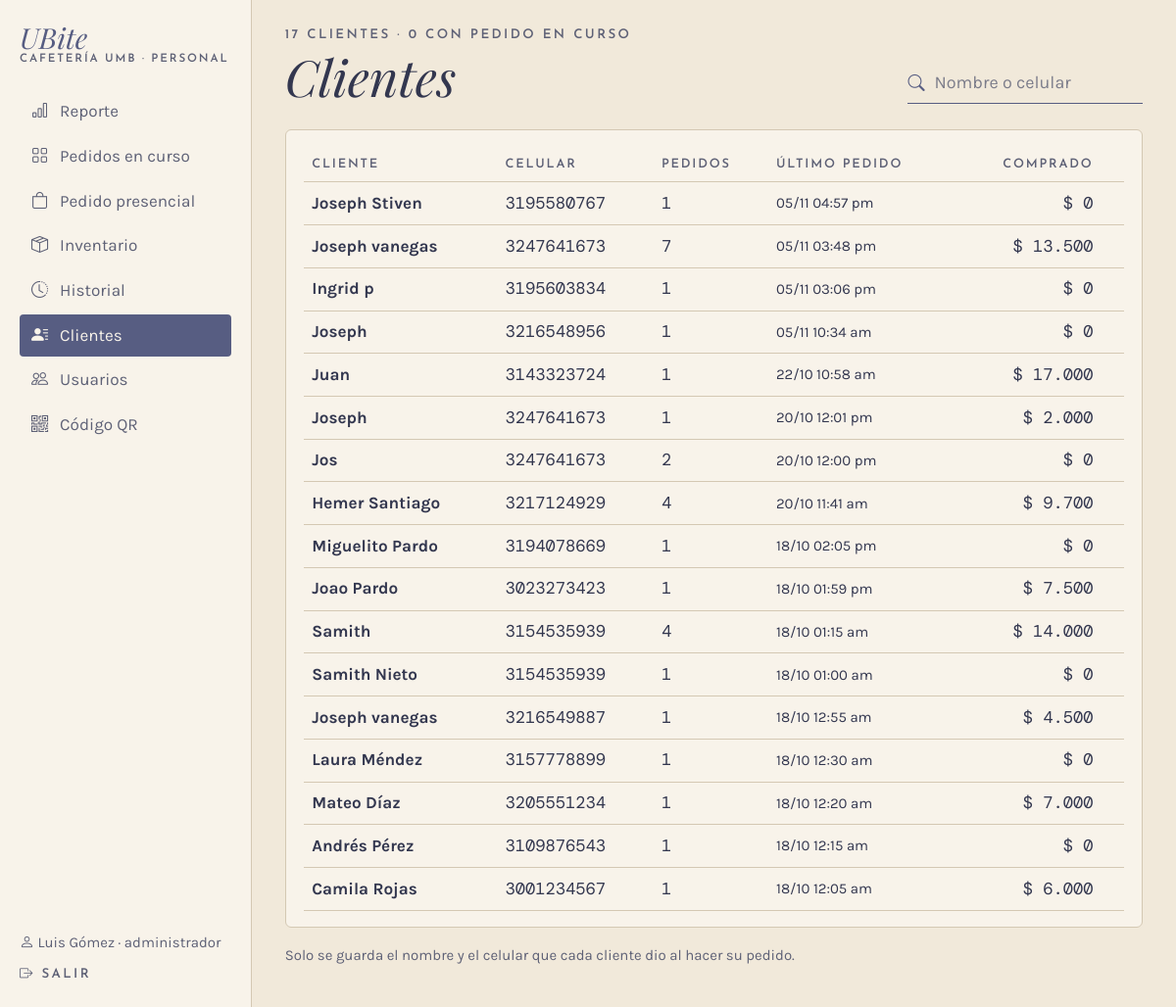
/admin/clientes (signed in), run on the app's committed database.
### app/models.py (models this page shows, shortened)
class Usuario(UserMixin, db.Model):
    __tablename__ = "usuario"
    __table_args__ = (
        db.CheckConstraint("rol IN ('cajero', 'administrador')", name="ck_usuario_rol"),
    )
    id_usuario = db.Column(db.Integer, primary_key=True, autoincrement=True)
    nombre = db.Column(db.Text, nullable=False)
    rol = db.Column(db.Text, nullable=False)
    username = db.Column(db.Text, nullable=False, unique=True)
    password_hash = db.Column(db.Text, nullable=False)
    activo = db.Column(db.Boolean, nullable=False, default=True)
    @property
    def is_active(self):
        return bool(self.activo)

class Cliente(db.Model):
    __tablename__ = "cliente"
    id_cliente = db.Column(db.Integer, primary_key=True, autoincrement=True)
    nombre = db.Column(db.Text, nullable=False)
    telefono = db.Column(db.Text, nullable=False)
    fecha_registro = db.Column(db.DateTime, nullable=False, default=ahora)
    suscripcion_push = db.Column(db.Text)
    pedidos = db.relationship("Pedido", back_populates="cliente", lazy=True)

class Pedido(db.Model):
    __tablename__ = "pedido"
    __table_args__ = (
        db.CheckConstraint("origen IN ('qr', 'presencial')", name="ck_pedido_origen"),
        db.CheckConstraint(
            "estado IN ('en_cola', 'en_preparacion', 'listo', 'entregado', 'cancelado')",
            name="ck_pedido_estado"),
        db.CheckConstraint("total >= 0", name="ck_pedido_total"),
    )
    TRANSICIONES = {
        "en_cola": {"en_preparacion", "listo", "cancelado"},
        "en_preparacion": {"listo", "cancelado"},
        "listo": {"entregado", "cancelado"},
        "entregado": set(),
        "cancelado": set(),
    }
    id_pedido = db.Column(db.Integer, primary_key=True, autoincrement=True)
    codigo = db.Column(db.Text, nullable=False, unique=True)
    id_cliente = db.Column(db.Integer, db.ForeignKey("cliente.id_cliente"), nullable=False)
    id_usuario = db.Column(db.Integer, db.ForeignKey("usuario.id_usuario"))
    fecha_hora = db.Column(db.DateTime, nullable=False, default=ahora)
    origen = db.Column(db.Text, nullable=False)
    estado = db.Column(db.Text, nullable=False, default="en_cola")
    total = db.Column(db.Float, nullable=False, default=0)
    cliente = db.relationship("Cliente", back_populates="pedidos")
    usuario = db.relationship("Usuario")
    detalles = db.relationship("DetallePedido", back_populates="pedido", lazy=True,
                               cascade="all, delete-orphan")
    pagos = db.relationship("Pago", back_populates="pedido", lazy=True)
    transacciones = db.relationship("Transaccion", back_populates="pedido", lazy=True)
    notificaciones = db.relationship("Notificacion", back_populates="pedido", lazy=True)

### app/routes/admin.py (the view)
@bp.route("/clientes")
@rol_requerido("administrador")
def clientes():
    buscar = request.args.get("buscar", "").strip()
    filas = gestion.clientes(buscar)
    return render_template("admin/clientes.html", filas=filas, buscar=buscar,
                           activos=sum(1 for f in filas if f["activo"]))

### app/__init__.py (called while the page is built)
def pesos(valor):
    return f"{valor:,.0f}".replace(",", ".")

@login_manager.user_loader
def cargar_usuario(id_usuario):
    from .models import Usuario
    u = db.session.get(Usuario, int(id_usuario))
    return u if u is not None and u.activo else None

### app/database.py (called while the page is built)
@event.listens_for(Engine, "begin")
def _iniciar(conexion):
    conexion.exec_driver_sql("BEGIN IMMEDIATE" if _escritura.get() else "BEGIN")

### app/gestion.py (called while the page is built)
def clientes(buscar=""):
    q = Cliente.query
    if buscar:
        q = q.filter(Cliente.nombre.ilike(f"%{buscar}%") | Cliente.telefono.like(f"%{buscar}%"))
    filas = []
    for c in q.all():
        hechos = [p for p in c.pedidos if p.estado != "cancelado"]
        filas.append({
            "cliente": c,
            "pedidos": len(c.pedidos),
            "gastado": sum(p.total for p in hechos if p.estado == "entregado"),
            "ultimo": max((p.fecha_hora for p in c.pedidos), default=None),
            "activo": any(p.estado in ACTIVOS for p in c.pedidos),
        })
    filas.sort(key=lambda f: (not f["activo"], f["ultimo"] is None, -(f["ultimo"].timestamp() if f["ultimo"] else 0)))
    return filas

### app/routes/__init__.py (called while the page is built)
def rol_requerido(*roles):
    def decorador(vista):
        @wraps(vista)
        @login_required
        def envoltura(*args, **kwargs):
            if current_user.rol not in roles:
                abort(403)
            return vista(*args, **kwargs)
        return envoltura
    return decorador

def datos_menu():
    if not current_user.is_authenticated:
        return {}
    from flask import request
    admin = current_user.rol == "administrador"
    seccion = request.endpoint
    if seccion and seccion.startswith("inventario."):
        seccion = "inventario.lista"
    elif seccion in ("admin.usuario", "admin.nuevo_usuario", "admin.editar_usuario", "admin.eliminar_usuario"):
        seccion = "admin.usuarios"
    return {"es_admin": admin, "seccion": seccion,
            "menu_personal": MENU_ADMIN if admin else MENU_CAJERO,
            "menu_inferior": INFERIOR_ADMIN if admin else INFERIOR_CAJERO}

### app/routes/cliente.py (called while the page is built)
@bp.app_context_processor
def datos_carrito():
    carrito = session.get("carrito", {})
    return {"unidades_carrito": sum(carrito.values())}

### app/templates/admin/clientes.html (shortened to what this page needs)
{% extends "caja/_base.html" %}
{% set titulo_barra = "Clientes" %}
{% block panel %}
<div class="d-flex flex-wrap justify-content-between align-items-end gap-3 mb-4">
  <div>
    <p class="etiqueta mb-1">{{ filas|length }} clientes · {{ activos }} con pedido en curso</p>
    <h1 class="titulo display-5 mb-0 d-none d-lg-block">Clientes</h1>
  </div>
  <form method="get" class="campo-icono buscador"><i class="bi bi-search"></i>
    <input class="form-control linea-campo" name="buscar" value="{{ buscar }}" placeholder="Nombre o celular">
  </form>
</div>
<div class="tarjeta">
  <div class="table-responsive">
  <table class="table tabla-ubite align-middle mb-0">
    <thead><tr><th>Cliente</th><th>Celular</th><th>Pedidos</th><th>Último pedido</th><th class="text-end">Comprado</th><th></th></tr></thead>
    <tbody>
    {% for f in filas %}
    <tr>
      <td class="fw-bold">{{ f.cliente.nombre }}</td>
      <td class="mono">{{ f.cliente.telefono or "—" }}</td>
      <td class="mono">{{ f.pedidos }}</td>
      <td class="small">{{ f.ultimo.strftime('%d/%m %I:%M %p').lower() if f.ultimo else "—" }}</td>
      <td class="mono text-end">$ {{ f.gastado|pesos }}</td>
      <td class="text-end">{% if f.activo %}<span class="chip chip-oscuro">Pedido en curso</span>{% endif %}</td>
    </tr>
    {% else %}
    <tr><td colspan="6" class="suave">No hay clientes{{ " con esa búsqueda" if buscar }}.</td></tr>
    {% endfor %}
    </tbody>
  </table>
  </div>
</div>
<p class="small suave mt-3">Solo se guarda el nombre y el celular que cada cliente dio al hacer su pedido.</p>
{% endblock %}

### app/templates/caja/_base.html (shortened to what this page needs)
{% extends "base.html" %}
{% block clase_main %}{{ 'con-lateral' if es_admin }} container-xl py-4 con-barra-inferior{% endblock %}
{% block encabezado %}
{% if es_admin %}
<aside class="lateral d-none d-lg-flex">
  <a class="marca mb-4" href="{{ url_for('admin.reporte') }}"><span class="nombre">UBite</span><span class="sub">Cafetería UMB · Personal</span></a>
  <nav>
    {% for ruta, texto, icono in menu_personal %}
    <a href="{{ url_for(ruta) }}" class="{{ 'activo' if seccion == ruta }}"><i class="bi {{ icono }}"></i>{{ texto }}</a>
    {% endfor %}
  </nav>
  <div class="mt-auto pt-4 small">
    <div class="suave mb-2"><i class="bi bi-person"></i> {{ current_user.nombre }} · {{ current_user.rol }}</div>
    <a href="{{ url_for('auth.salir') }}" class="etiqueta text-decoration-none"><i class="bi bi-box-arrow-right"></i> Salir</a>
  </div>
</aside>
{% endif %}
{% endblock %}
{% block contenido %}
{% block panel %}{% endblock %}
{% endblock %}

### app/static/css/ubite.css (style rules this page uses)
:root { --papel: #F1E9DA; --papel-claro: #F8F3EA; --lavado: #E3DEDA; --linea: #D4C8B3; --tinta: #575D82; --tinta-oscura: #33374F; --tinta-suave: #5E6176; --alerta: #8A3B2E; --f-titulo: "Playfair Display", Georgia, serif; --f-etiqueta: "Josefin Sans", Arial, sans-serif; --f-texto: "Karla", Arial, sans-serif; --f-mono: "DM Mono", "Courier New", monospace; --bs-body-bg: var(--papel); --bs-body-color: var(--tinta-oscura); --bs-body-font-family: var(--f-texto); --bs-border-color: var(--linea); --bs-link-color-rgb: 51, 55, 79; --bs-link-hover-color-rgb: 87, 93, 130; }
html { background: var(--papel); font-size: clamp(16px, 0.55vw + 10.5px, 20px); }
body { min-height: 100vh; background: var(--papel); color: var(--tinta-oscura); font-family: var(--f-texto); }
.titulo { font-family: var(--f-titulo); font-style: italic; font-weight: 400; color: var(--tinta-oscura); line-height: 1.1; }
.etiqueta { font-family: var(--f-etiqueta); font-weight: 600; font-size: .78rem; letter-spacing: .18em; text-transform: uppercase; color: var(--tinta-suave); }
.mono { font-family: var(--f-mono); }
.suave { color: var(--tinta-suave); }
.marca { text-decoration: none; display: inline-block; line-height: 1; }
.marca .nombre { font-family: var(--f-titulo); font-style: italic; font-size: 1.7rem; color: var(--tinta); }
.marca .sub { display: block; margin-top: 2px; font-family: var(--f-etiqueta); font-weight: 600; font-size: .68rem; letter-spacing: .16em; text-transform: uppercase; color: var(--tinta-suave); }
.form-control.linea-campo { background: transparent; border: 0; border-bottom: 1px solid var(--tinta); border-radius: 0; padding-left: 0; font-size: 1.05rem; color: var(--tinta-oscura); }
.campo-icono { display: flex; align-items: center; gap: 10px; border-bottom: 1px solid var(--tinta); }
.campo-icono i { color: var(--tinta); }
.campo-icono .linea-campo { border-bottom: 0; }
.form-control::placeholder { color: var(--tinta-suave); opacity: .8; }
.buscador { min-width: 14rem; }
.tarjeta { display: block; background: var(--papel-claro); border: 1px solid var(--linea); border-radius: 6px; padding: 16px 18px; }
.tabla-ubite { --bs-table-bg: transparent; --bs-table-color: var(--tinta-oscura); }
.tabla-ubite th { font-family: var(--f-etiqueta); font-size: .75rem; letter-spacing: .14em; text-transform: uppercase; color: var(--tinta-suave); font-weight: 600; }
.lateral { position: fixed; top: 0; bottom: 0; left: 0; width: 15rem; z-index: 30; flex-direction: column; padding: 24px 20px; background: var(--papel-claro); border-right: 1px solid var(--linea); overflow-y: auto; }
.lateral nav, .lateral-links { display: flex; flex-direction: column; gap: 2px; }
.lateral nav a, .lateral-links a { display: flex; align-items: center; gap: 12px; padding: 9px 12px; border-radius: 4px; color: var(--tinta-suave); text-decoration: none; }
.lateral nav a.activo, .lateral-links a.activo { background: var(--tinta); color: var(--papel-claro); }

### data on the page
Usuario: nombre "Luis Gómez", rol "administrador"
Cliente: cliente.nombre "Joseph Stiven", cliente "3195580767"
Pedido: ultimo "05/11 04:57 pm"
Cliente: cliente.nombre "Joseph vanegas", cliente "3247641673"
Pedido: ultimo "05/11 03:48 pm"
Cliente: cliente.nombre "Ingrid p", cliente "3195603834"
Pedido: ultimo "05/11 03:06 pm"
Cliente: cliente.nombre "Joseph", cliente "3216548956"
Pedido: ultimo "05/11 10:34 am"
Cliente: cliente.nombre "Juan", cliente "3143323724"
Pedido: ultimo "22/10 10:58 am"
Cliente: cliente.nombre "Joseph", cliente "3247641673"
Pedido: ultimo "20/10 12:01 pm"
Cliente: cliente.nombre "Jos", cliente "3247641673"
Pedido: ultimo "20/10 12:00 pm"
Cliente: cliente.nombre "Hemer Santiago", cliente "3217124929"
Pedido: ultimo "20/10 11:41 am"
Cliente: cliente.nombre "Miguelito Pardo", cliente "3194078669"
Pedido: ultimo "18/10 02:05 pm"
Cliente: cliente.nombre "Joao Pardo", cliente "3023273423"
Pedido: ultimo "18/10 01:59 pm"
Cliente: cliente.nombre "Samith", cliente "3154535939"
Pedido: ultimo "18/10 01:15 am"
Cliente: cliente.nombre "Samith Nieto", cliente "3154535939"
Pedido: ultimo "18/10 01:00 am"
Cliente: cliente.nombre "Joseph vanegas", cliente "3216549887"
Pedido: ultimo "18/10 12:55 am"
Cliente: cliente.nombre "Laura Méndez", cliente "3157778899"
Pedido: ultimo "18/10 12:30 am"
Cliente: cliente.nombre "Mateo Díaz", cliente "3205551234"
Pedido: ultimo "18/10 12:20 am"
Cliente: cliente.nombre "Andrés Pérez", cliente "3109876543"
Pedido: ultimo "18/10 12:15 am"
Cliente: cliente.nombre "Camila Rojas", cliente "3001234567"
Pedido: ultimo "18/10 12:05 am"

### other printed values
{{ texto }} "Reporte" "Pedidos en curso" "Pedido presencial" "Inventario" "Historial" "Clientes" "Usuarios" "Código QR"
{{ filas|length }} "17"
{{ activos }} "0"
{{ f.pedidos }} "1" "7" "1" "1" "1" "1" "2" "4" "1" "1" "4" "1" "1" "1" "1" "1" "1"
{{ f.gastado|pesos }} "0" "13.500" "0" "0" "17.000" "2.000" "0" "9.700" "0" "7.500" "14.000" "0" "4.500" "0" "7.000" "0" "6.000"
